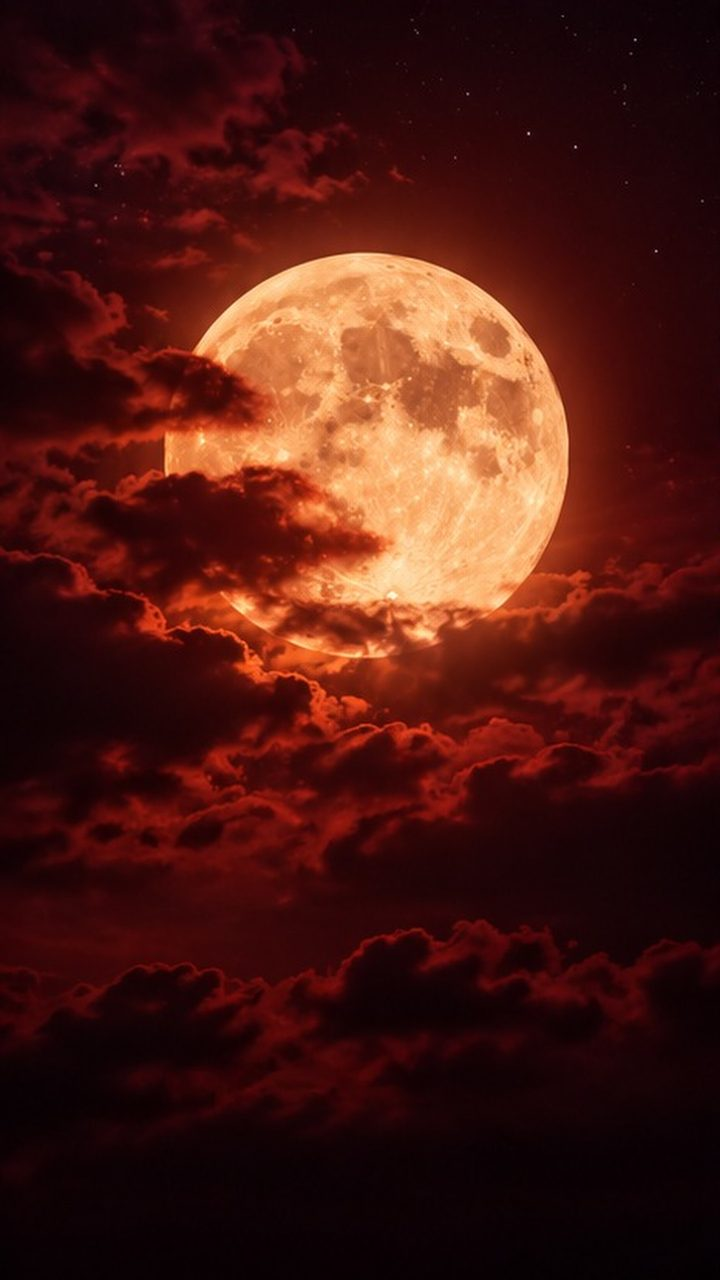
#> input picture 04_moon_s.jpg, 720 x 1280 px, given in place of Maa_Image_1_FullHD_16x9.png, which was not available
$ python painting_band_reel.py ../../../04_moon_s.jpg
#> lines starting #> are read from the running program, lines starting #| are printed output that depends on the picture; pictures that were not available may be replaced by others from this repository, and a replacement may not be noted
"""Meri Maa Ke Barabar Koi Nahi – 9:16 reel from 8 ChatGPT lyric paintings (16:9 strips),
sharp band in the middle over a blurred, darkened copy of the same painting, slow zoom, soft crossfades."""
import subprocess, numpy as np, cv2

D = './'   # folder with hd/Maa_Image_{1..8}_FullHD_16x9.png
AUD = 'song.mp4'
W, H, FPS, DUR = 1080, 1920, 30, 43.7
STRIP = {1: (269, 810), 2: (268, 810), 3: (275, 804), 4: (274, 804), 5: (286, 793), 6: (286, 793), 7: (256, 824), 8: (256, 824)}
# (image, start) – lyric timings; last chorus alternates 8 / 5 / 8
SEQ = [(1, 0.0), (2, 5.0), (3, 11.0), (4, 14.0), (5, 18.0), (6, 24.0), (7, 27.0), (8, 29.0), (5, 33.5), (8, 38.0)]
XF = 0.45

def load(i):
#> called with i = 1
    a = cv2.cvtColor(cv2.imread(D + f'hd/Maa_Image_{i}_FullHD_16x9.png'), cv2.COLOR_BGR2RGB)
    y0, y1 = STRIP[i]; s = a[y0 + 4:y1 - 4, 4:-4]
#> after `s = a[y0 + 4:y1 - 4, 4:-4]`:
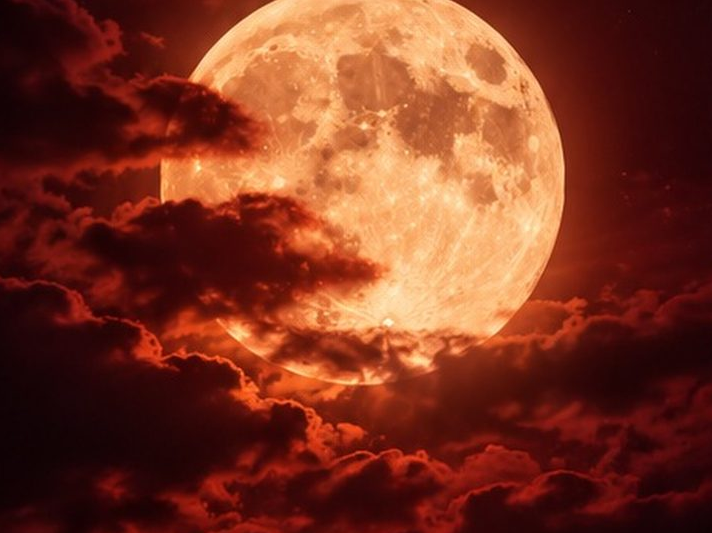
#> s: shape (533, 712, 3); mean R, G, B 122.7, 52.5, 33
    band_h = int(W * s.shape[0] / s.shape[1])
#> band_h = 808
    band = cv2.resize(s, (W, band_h), interpolation=cv2.INTER_LANCZOS4)
    # background: same painting, cover-cropped to 9:16, heavy blur, darkened, warm
    sc = H / s.shape[0]; big = cv2.resize(s, (int(s.shape[1] * sc), H), interpolation=cv2.INTER_LINEAR)
#> after `sc = H / s.shape[0]`: sc = 3.6
    x0 = int(big.shape[1] * 0.18); bg = big[:, x0:x0 + W]
#> after `x0 = int(big.shape[1] * 0.18)`: x0 = 461
    bg = cv2.GaussianBlur(bg, (0, 0), 38).astype(np.float32) * 0.42
    return band.astype(np.float32), bg
IM = {i: load(i) for i in {s[0] for s in SEQ}}
#> call 2 of load, with i = 2
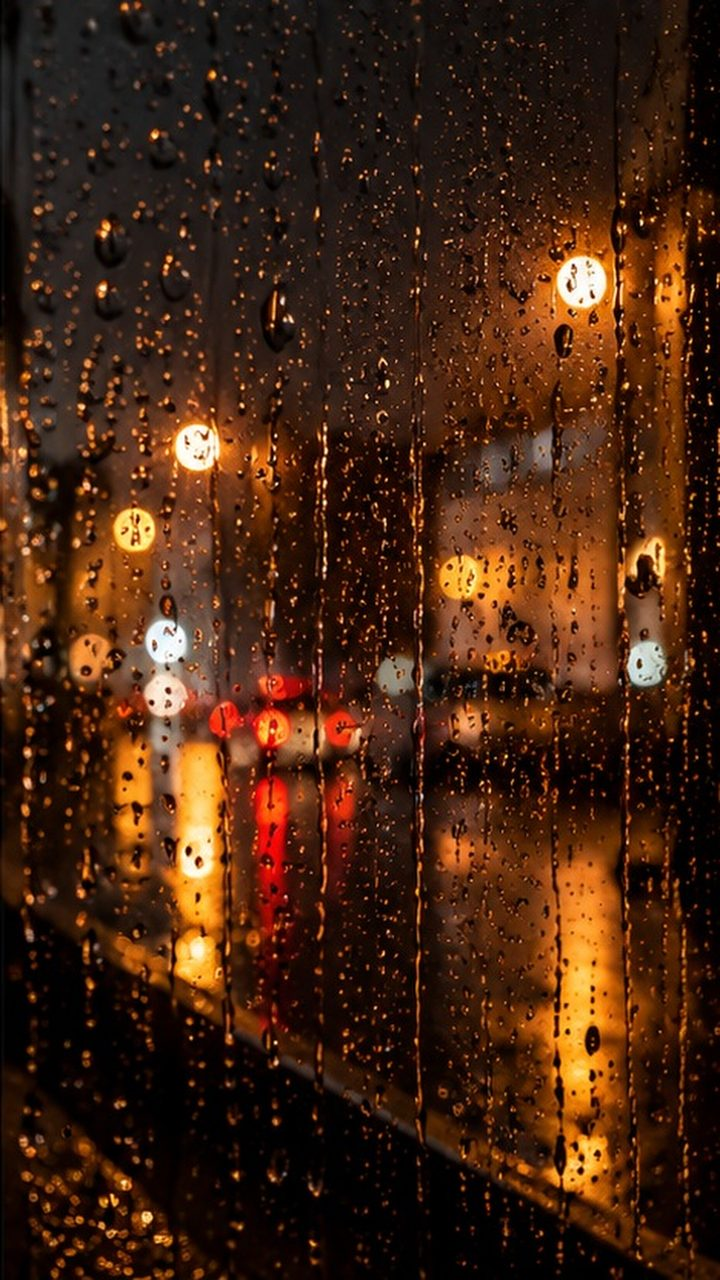
#> input picture 05_rain_s.jpg, 720 x 1280 px, given in place of Maa_Image_2_FullHD_16x9.png, which was not available
#> in load (call 2), `s = a[y0 + 4:y1 - 4, 4:-4]`:
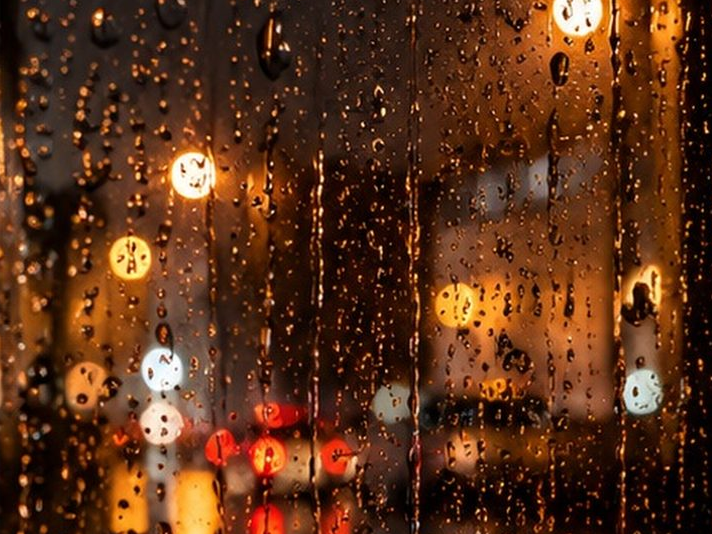
#> s: shape (534, 712, 3); mean R, G, B 92, 49.9, 26.1
#> in load (call 2), `bg = big[:, x0:x0 + W]`:
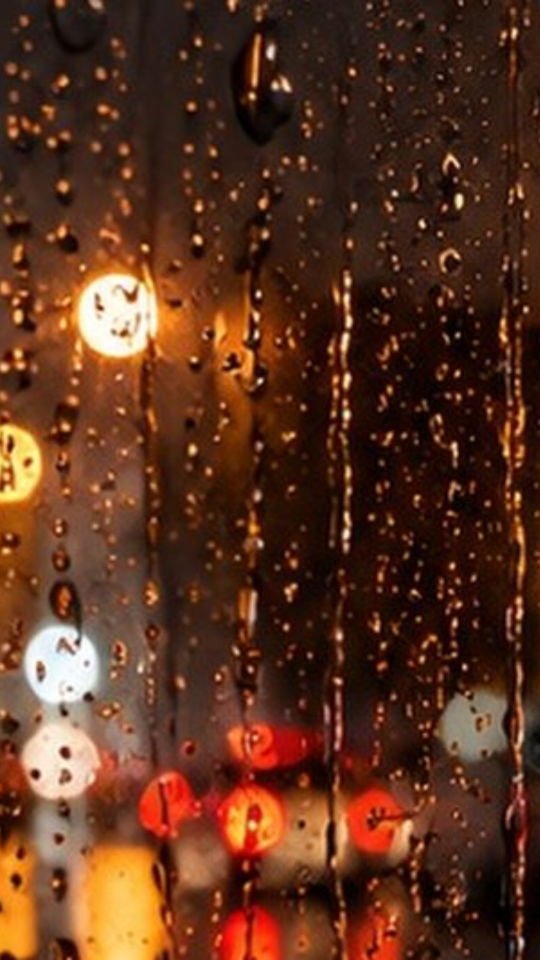
#> bg: shape (1920, 1080, 3) (shown at 1/2 size); mean R, G, B 91.8, 50.6, 30.5
#> in load (call 2), `bg = cv2.GaussianBlur(bg, (0, 0), 38).astype(np.float32) * 0.42`:
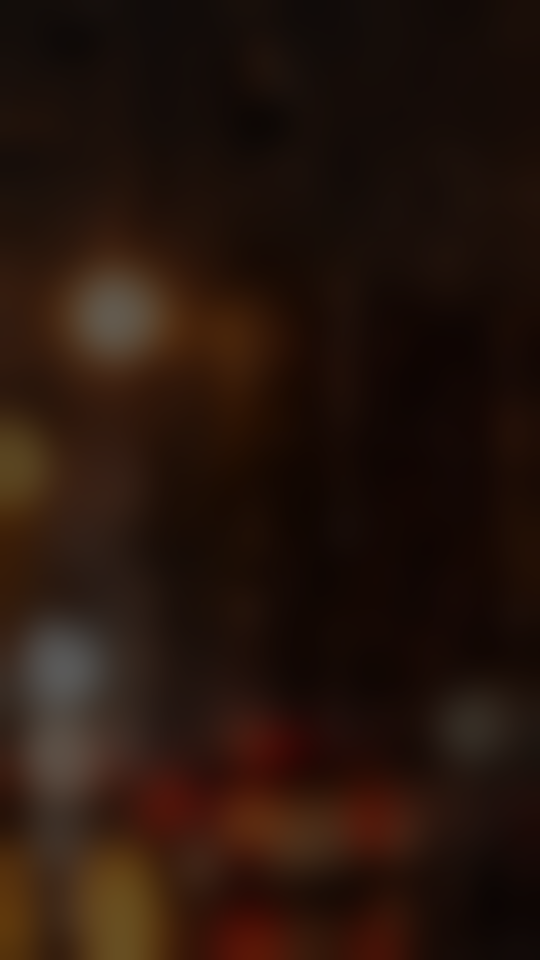
#> bg: shape (1920, 1080, 3) float32 (shown at 1/2 size); mean R, G, B 38.6, 21.3, 12.8
#> call 3 of load, with i = 3
#> in load (call 3), `big = cv2.resize(s, (int(s.shape[1] * sc), H), interpolation=cv2.INTER`:
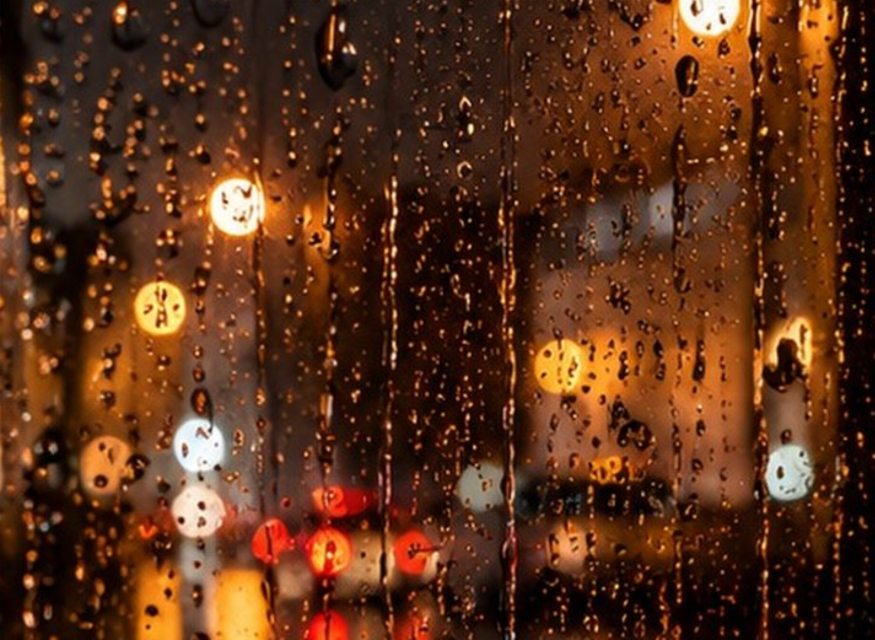
#> big: shape (1920, 2623, 3) (shown at 1/3 size); mean R, G, B 92, 49.8, 26
#> in load (call 3), `bg = big[:, x0:x0 + W]`:
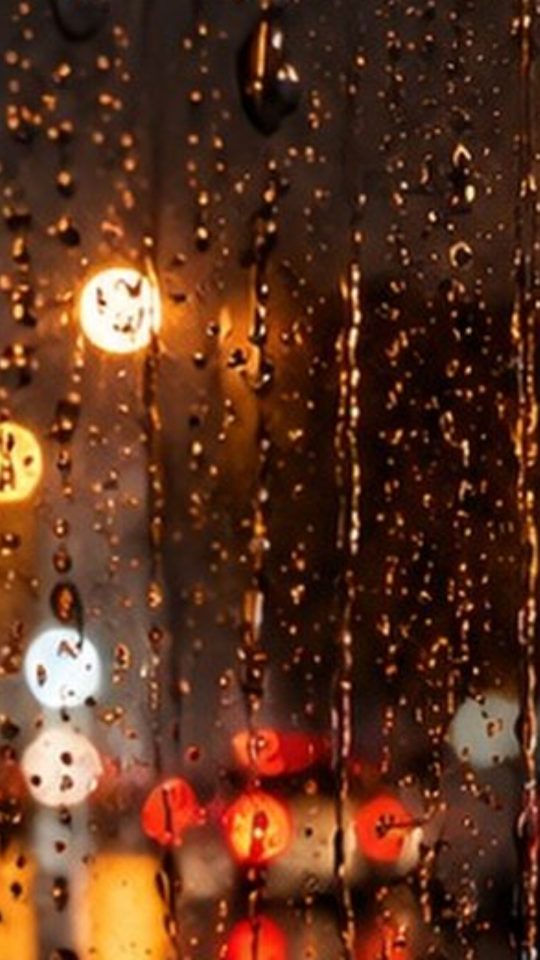
#> bg: shape (1920, 1080, 3) (shown at 1/2 size); mean R, G, B 92.8, 51.4, 31
#> (the run stopped early here; a loop or call above may not have finished)
